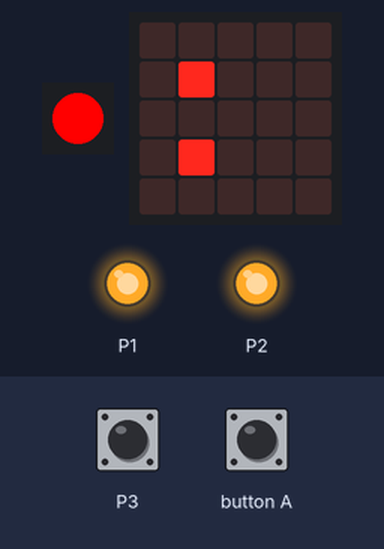
The program below on a simulated Calliope mini (MakeCode). Parts: 1 RGB LEDs in strip order, left to right, the board's 5×5 LED display, output pins drawn as LEDs (lit = HIGH). The test bench sets the inputs (shaded band).

Above: at 1.6 s.
1.7 s: touch pin P3 pressed for 0.15 s
At 4.3 s:
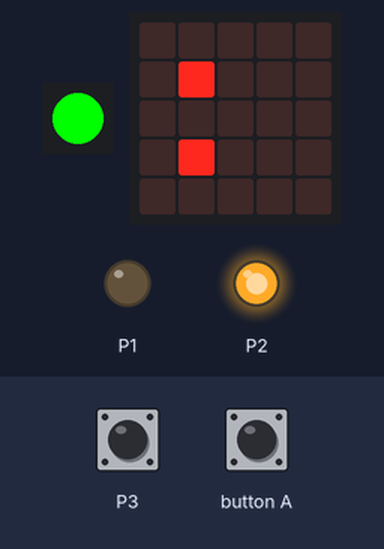
At 10.75 s:
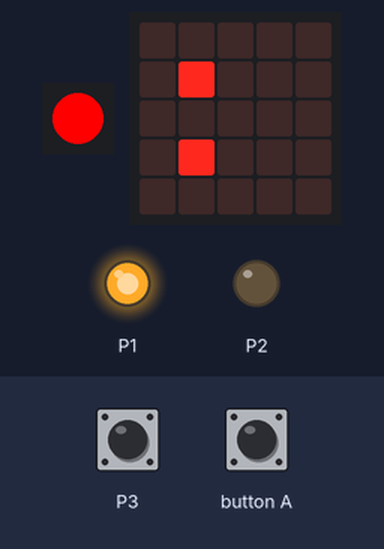
Timing chart, 0 to 10.8 s (numbered marks = the images above; inputs shaded):
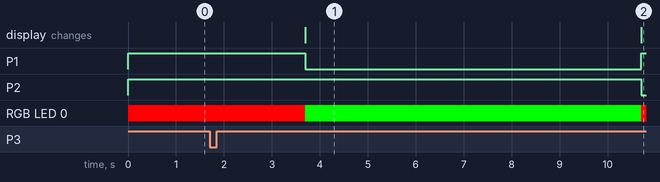

The program:

main.ts
```typescript
input.onButtonEvent(Button.A, input.buttonEventClick(), function () {
    basic.pause(2000)
    FAmpel(0, 1)
    basic.pause(7000)
    FAmpel(1, 0)
})
function FAmpel (Red: number, Green: number) {
    pins.digitalWritePin(DigitalPin.P1, Red)
    pins.digitalWritePin(DigitalPin.P2, Green)
    if (Red == 1) {
        basic.setLedColor(0xff0000)
    } else if (Green == 1) {
        basic.setLedColor(0x00ff00)
    } else {
        basic.turnRgbLedOff()
    }
}
input.onPinTouchEvent(TouchPin.P3, input.buttonEventDown(), function () {
    basic.pause(2000)
    FAmpel(0, 1)
    basic.pause(7000)
    FAmpel(1, 0)
})
FAmpel(1, 1)
basic.showLeds(`
    . . . . .
    . # . . .
    . . . . .
    . # . . .
    . . . . .
    `)
```

test.ts
```typescript
// Hier kann man Tests durchführen; diese Datei wird nicht kompiliert, wenn dieses Paket als Erweiterung verwendet wird.
```

Measured:
- after the input at 1.7 s, P1: HIGH → LOW after 2.0 s, → HIGH 7.0 s later; P2: HIGH → LOW after 9.0 s; RGB LED 0: RGB(255, 0, 0) → RGB(0, 255, 0) after 2.0 s, → RGB(255, 0, 0) 7.0 s later
- what the display in image 1 shows lasts 7.0 s, from 3.7 s to 10.7 s
